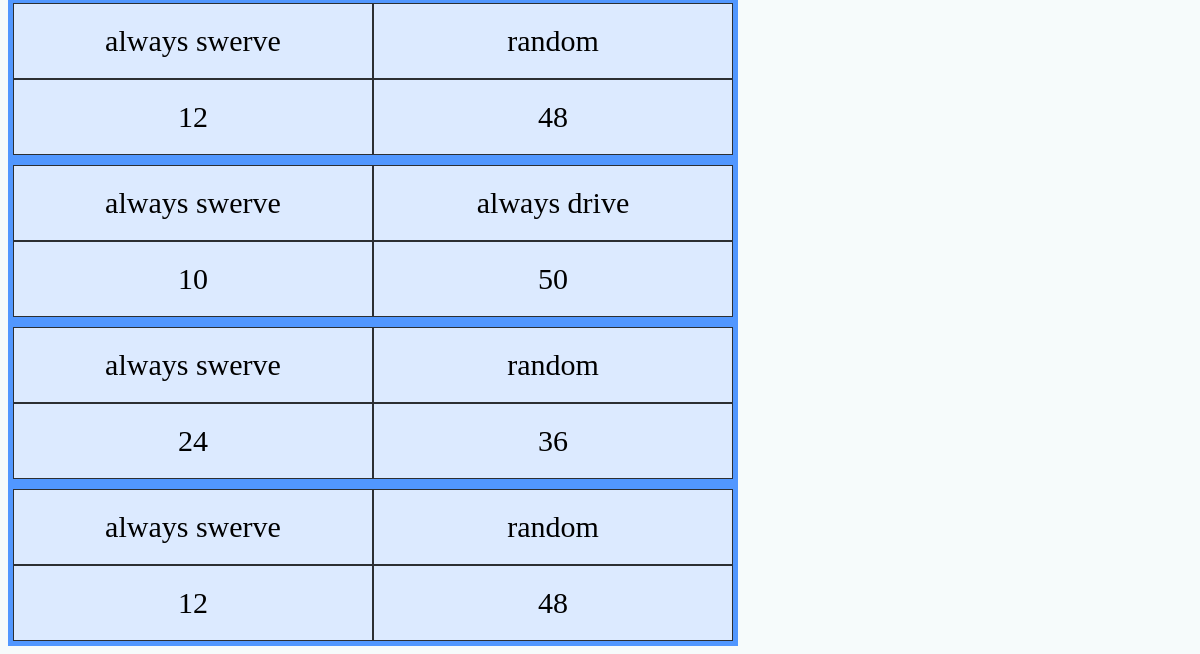
/games/playerDetail/14 (signed in, lower part), run on an earlier commit of the app's database.
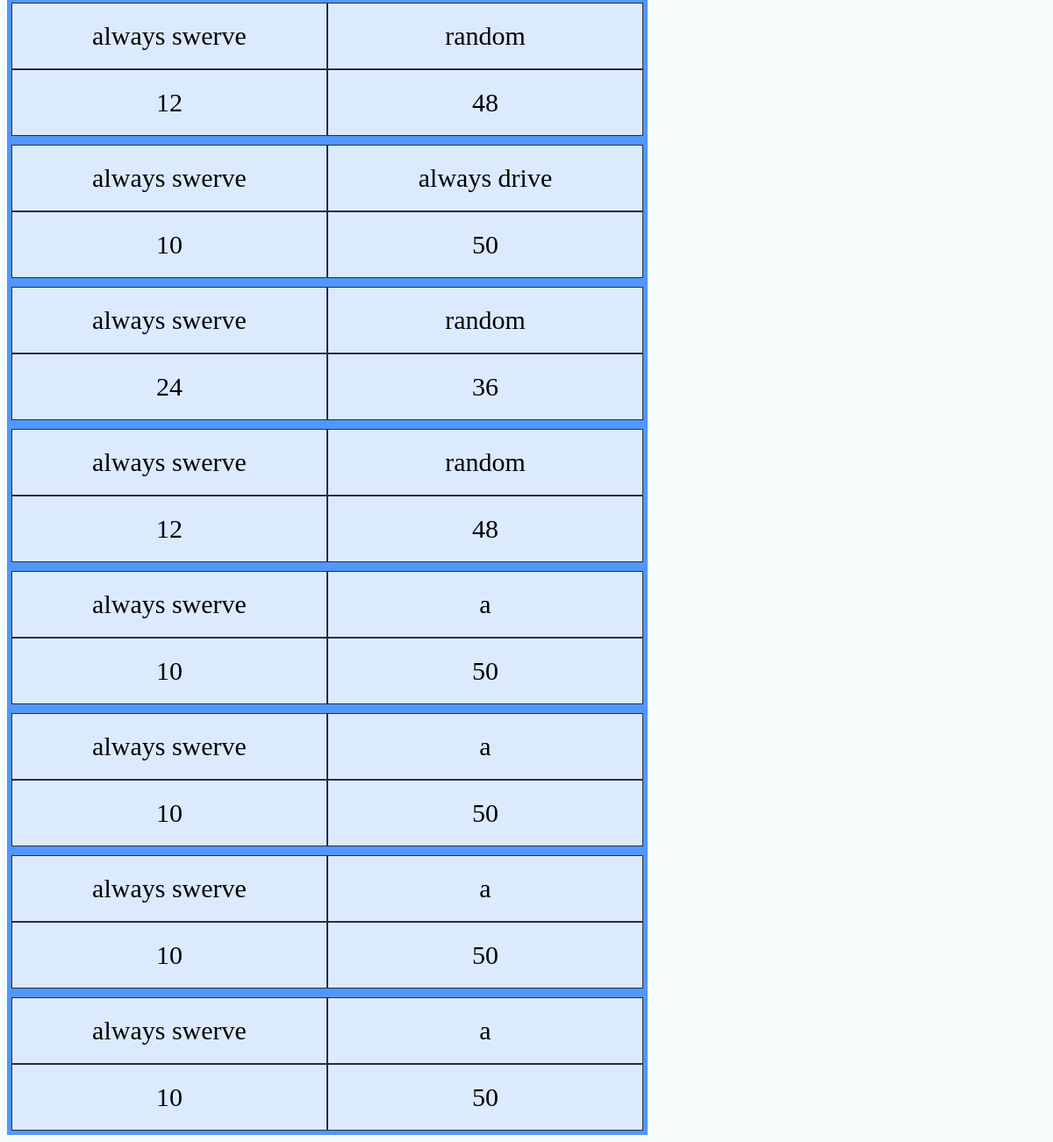
And on a later commit of the database.
### games/models.py (models this page shows, shortened)
class Player(models.Model):
    name = models.TextField(max_length=100, default="default")
    user = models.ForeignKey(User, related_name="players", on_delete=models.CASCADE)
    strategy = models.TextField(default="default")
    points = models.IntegerField(default=0)
    rounds_played = models.IntegerField(default=0)
    points_per_round = models.FloatField(default=0)
    game = models.ForeignKey(Game, related_name= 'players', on_delete=models.CASCADE)

class MatchSummary(models.Model):
    players = models.ManyToManyField(Player, related_name='matches')
    def getTotalPoints(self, player):
        total = 0
        for round in self.rounds.all():
            for playerPointPair in round.playerPointPairs.all():
                if(player == playerPointPair.player):
                    total += playerPointPair.points
        return total

class RoundData(models.Model):
    match = models.ForeignKey(MatchSummary, related_name='rounds', on_delete=models.CASCADE)

class PlayerPointPair(models.Model):
    round = models.ForeignKey(RoundData, related_name='playerPointPairs', on_delete=models.CASCADE)
    player = models.ForeignKey(Player, on_delete=models.CASCADE)
    points = models.IntegerField(default=0)
    move = models.TextField()

### games/views.py (the view)
# urls.py: path("playerDetail/<int:pk>", views.playerDetail.as_view(), name="playerDetail"),
class playerDetail(generic.DetailView):
    model = Player
    template_name = "games/playerDetail.html"

### games/templatetags/my_tags.py (called while the page is built)
@register.filter
def getTotalPoints(matchSummary, player):
    return matchSummary.getTotalPoints(player)

### games/templates/games/playerDetail.html (shortened to what this page needs)
{% extends 'registration/loggedInBase.html' %}
{% block content %}
{% load my_tags %}
    {% for match in player.matches.all %}
    <a href={% url "games:matchDetail" match.pk %}>
        <div class="grid-container" id="grid-link">
            {% for player in match.players.all %}
                <div class="grid-item">{{player.name}}</div>
                <div class="grid-item">{{match|getTotalPoints:player}}</div>
            {% endfor %}
        </div>
    </a>
    {% endfor %}
{% endblock %}

What changed in the data, as far as the page shows it:
added MatchSummary: id.player_id "10", id.player_id "50", Player (name "always swerve")
added Player: name "a"
added MatchSummary: id.player_id "10", id.player_id "50", Player (name "always swerve")
added MatchSummary: id.player_id "10", id.player_id "50", Player (name "always swerve")
added MatchSummary: id.player_id "10", id.player_id "50", Player (name "always swerve")
